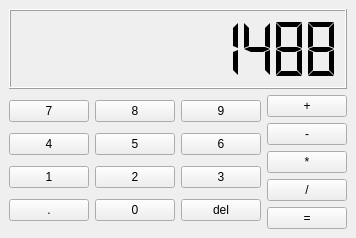
<?xml version="1.0" encoding="UTF-8"?>
<ui version="4.0">
 <class>MainWindow</class>
 <widget class="QMainWindow" name="MainWindow">
  <property name="geometry">
   <rect>
    <x>0</x>
    <y>0</y>
    <width>342</width>
    <height>238</height>
   </rect>
  </property>
  <property name="windowTitle">
   <string>Calculator</string>
  </property>
  <property name="windowIcon">
   <iconset>
    <normaloff>icon.ico</normaloff>icon.ico</iconset>
  </property>
  <property name="iconSize">
   <size>
    <width>16</width>
    <height>16</height>
   </size>
  </property>
  <widget class="QWidget" name="centralwidget">
   <layout class="QVBoxLayout" name="verticalLayout_2">
    <item>
     <widget class="QLCDNumber" name="lcdNumber">
      <property name="frameShape">
       <enum>QFrame::Box</enum>
      </property>
      <property name="smallDecimalPoint">
       <bool>false</bool>
      </property>
      <property name="digitCount">
       <number>10</number>
      </property>
      <property name="mode">
       <enum>QLCDNumber::Dec</enum>
      </property>
      <property name="segmentStyle">
       <enum>QLCDNumber::Flat</enum>
      </property>
      <property name="intValue" stdset="0">
       <number>1488</number>
      </property>
     </widget>
    </item>
    <item>
     <layout class="QHBoxLayout" name="horizontalLayout">
      <item>
       <layout class="QGridLayout" name="gridLayout">
        <item row="2" column="2">
         <widget class="QPushButton" name="pushButton_3">
          <property name="text">
           <string>3</string>
          </property>
         </widget>
        </item>
        <item row="2" column="1">
         <widget class="QPushButton" name="pushButton_2">
          <property name="text">
           <string>2</string>
          </property>
         </widget>
        </item>
        <item row="0" column="1">
         <widget class="QPushButton" name="pushButton_8">
          <property name="text">
           <string>8</string>
          </property>
         </widget>
        </item>
        <item row="0" column="0">
         <widget class="QPushButton" name="pushButton_7">
          <property name="text">
           <string>7</string>
          </property>
         </widget>
        </item>
        <item row="1" column="1">
         <widget class="QPushButton" name="pushButton_5">
          <property name="text">
           <string>5</string>
          </property>
         </widget>
        </item>
        <item row="1" column="2">
         <widget class="QPushButton" name="pushButton_6">
          <property name="text">
           <string>6</string>
          </property>
         </widget>
        </item>
        <item row="2" column="0">
         <widget class="QPushButton" name="pushButton_1">
          <property name="text">
           <string>1</string>
          </property>
         </widget>
        </item>
        <item row="0" column="2">
         <widget class="QPushButton" name="pushButton_9">
          <property name="text">
           <string>9</string>
          </property>
         </widget>
        </item>
        <item row="1" column="0">
         <widget class="QPushButton" name="pushButton_4">
          <property name="text">
           <string>4</string>
          </property>
         </widget>
        </item>
        <item row="3" column="1">
         <widget class="QPushButton" name="pushButton_0">
          <property name="text">
           <string>0</string>
          </property>
         </widget>
        </item>
        <item row="3" column="2">
         <widget class="QPushButton" name="pushButton_delete">
          <property name="text">
           <string>del</string>
          </property>
         </widget>
        </item>
        <item row="3" column="0">
         <widget class="QPushButton" name="pushButton_dot">
          <property name="layoutDirection">
           <enum>Qt::LeftToRight</enum>
          </property>
          <property name="text">
           <string>.</string>
          </property>
         </widget>
        </item>
       </layout>
      </item>
      <item>
       <layout class="QVBoxLayout" name="verticalLayout">
        <item>
         <widget class="QPushButton" name="pushButton_pl">
          <property name="text">
           <string>+</string>
          </property>
         </widget>
        </item>
        <item>
         <widget class="QPushButton" name="pushButton_mi">
          <property name="text">
           <string>-</string>
          </property>
         </widget>
        </item>
        <item>
         <widget class="QPushButton" name="pushButton_um">
          <property name="text">
           <string>*</string>
          </property>
         </widget>
        </item>
        <item>
         <widget class="QPushButton" name="pushButton_del">
          <property name="text">
           <string>/</string>
          </property>
         </widget>
        </item>
        <item>
         <widget class="QPushButton" name="pushButton_ravn">
          <property name="text">
           <string>=</string>
          </property>
         </widget>
        </item>
       </layout>
      </item>
     </layout>
    </item>
   </layout>
  </widget>
 </widget>
 <resources/>
 <connections/>
</ui>
